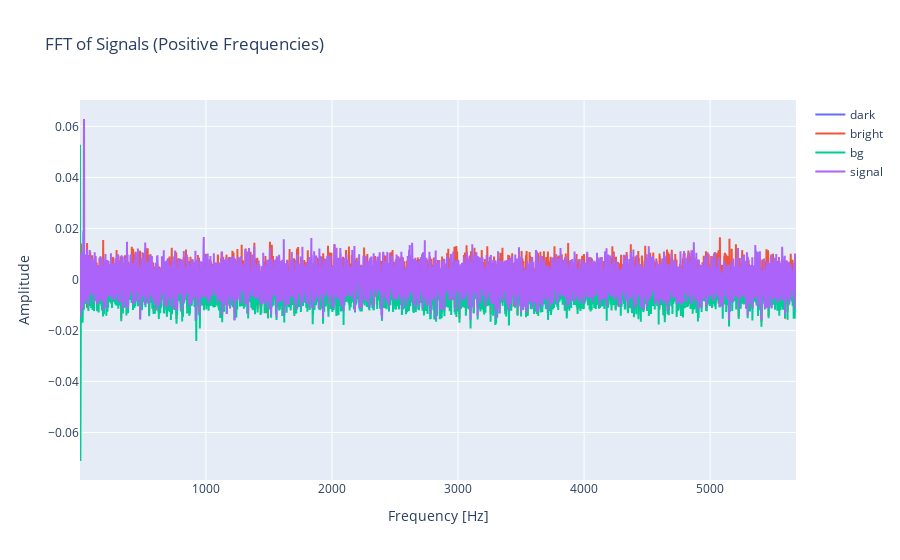

Write notebook code for a chart like this one.
### Code cell
for i in range(0,1):
    num=10*i
    data, params = read_data("../measurement/output/20250207_odmr_tracking_snr/data_dev_pulsed_odmr_tracking_changedetection_1739314872.4265556_runlen_900.pkl")

    averaged_data = average_repeated_data(data, 0, 510, params['idx_pointer'], params['reps'])
    x, y = add_fft_trace(averaged_data, params['t_ribloc'] + params['t_fevol'])
    indicies = np.where((x[3] >= 20) & (x[3] <= 50))[0]  # Get indices where x[3] is between 20 and 50
    lower=np.min(indicies)
    higher= np.max(indicies)
    signal=np.max(y[3][lower:higher])
    noise=calculate_mean_noise_fft(y[3],lower,higher,x)

    fig_fft = go.Figure()

    name = ["dark", "bright", "bg", "signal"]
    fig_fft.add_trace(go.Scatter(x=x[0], y=y[0], mode='lines', name=name[0]))
    fig_fft.add_trace(go.Scatter(x=x[1], y=y[1], mode='lines', name=name[1]))
    fig_fft.add_trace(go.Scatter(x=x[2], y=y[2], mode='lines', name=name[2]))
    fig_fft.add_trace(go.Scatter(x=x[3], y=y[3], mode='lines', name=name[3]))

    fig_fft.update_layout(title='FFT of Signals (Positive Frequencies)',
                        xaxis_title='Frequency [Hz]',
                        yaxis_title='Amplitude')
    # Show plots
    fig_fft.show()
    # noise=calculate_mean_noise_fft(y[3])
    signal=np.max(y[3])
    print(signal/noise)
    np.max(y[3])

### Figure 1 — Plotly figure (JSON) as saved in the notebook; plotly's stock layout.template omitted (floating-point values rounded to 4 significant figures; data arrays with more than 128 entries replaced by an {"elided": "..."} marker saying what was removed)
{"data": [{"mode": "lines", "name": "dark", "type": "scatter", "x": {"elided": "7499 float values"}, "y": {"elided": "7499 int values"}}, {"mode": "lines", "name": "bright", "type": "scatter", "x": {"elided": "7499 float values"}, "y": {"elided": "7499 float values"}}, {"mode": "lines", "name": "bg", "type": "scatter", "x": {"elided": "7499 float values"}, "y": {"elided": "7499 float values"}}, {"mode": "lines", "name": "signal", "type": "scatter", "x": {"elided": "7499 float values"}, "y": {"elided": "7499 float values"}}], "layout": {"title": {"text": "FFT of Signals (Positive Frequencies)"}, "xaxis": {"title": {"text": "Frequency [Hz]"}}, "yaxis": {"title": {"text": "Amplitude"}}}}
